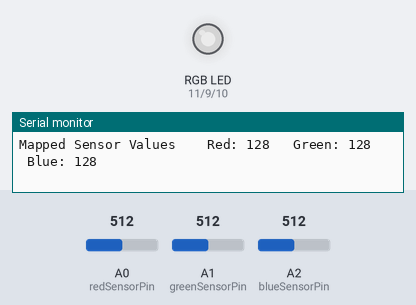
Bench run of a sketch on a simulated Arduino Uno, built with avr-gcc and run on an emulated ATmega328P. Parts: an RGB LED mixed from three pins (HIGH = lit), the last lines printed to the serial monitor. The inputs (shaded band) are chosen by the test bench; at power-on: A0 (redSensorPin) = 512, A1 (greenSensorPin) = 512, A2 (blueSensorPin) = 512. Dim RGB values are drawn brighter than linear.

Above: at 1.2 s.
1.3 s: A0 (redSensorPin) set to 412
At 2.9 s:
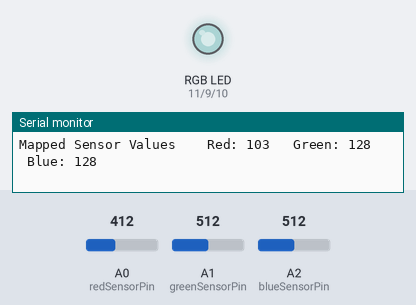
4.3 s: A0 (redSensorPin) set to 387
At 5.0 s:
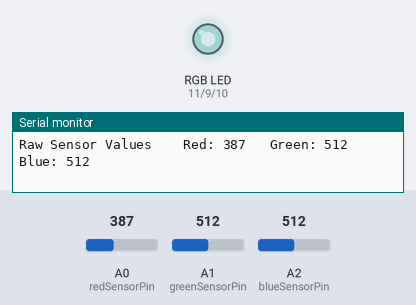
7.3 s: A1 (greenSensorPin) set to 414
At 8.4 s:
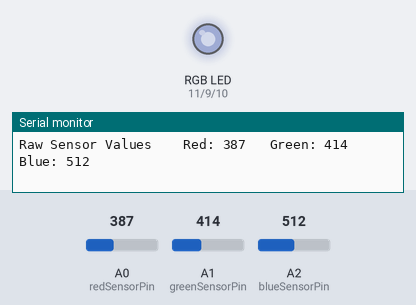
10.3 s: A1 (greenSensorPin) set to 393
At 11.4 s:
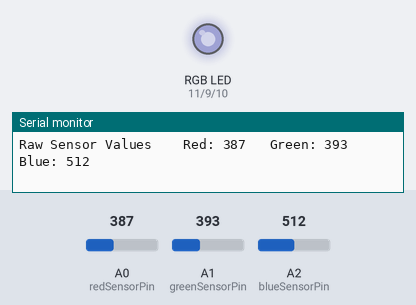
13.3 s: A2 (blueSensorPin) set to 407
At 13.8 s:
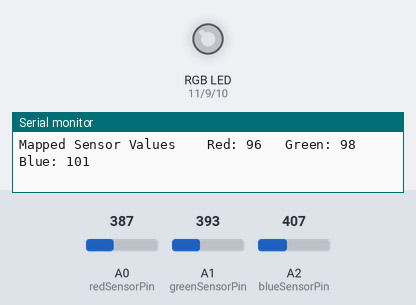
16.3 s: A2 (blueSensorPin) set to 392
At 17.4 s:
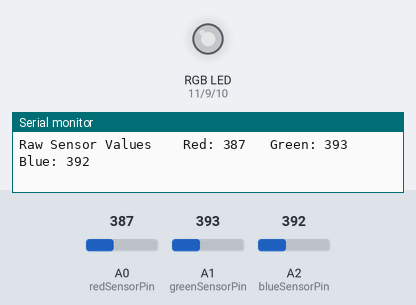
Timing chart, 0 to 19.3 s (numbered marks = the images above; inputs shaded):
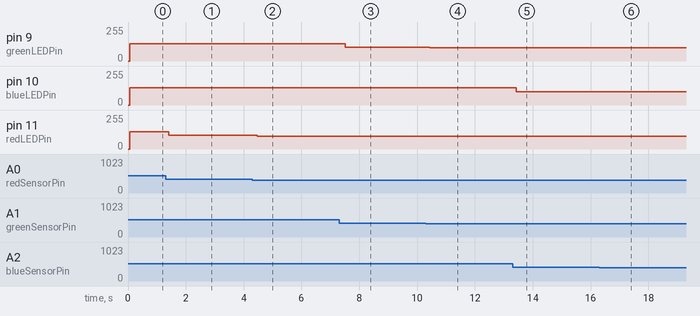

Measured:
- after the input at 1.3 s, pin 11 (redLEDPin): 128/255 → 103/255 after 0.12 s
- after the input at 4.3 s, pin 11 (redLEDPin): 103/255 → 96/255 after 0.18 s
- after the input at 7.3 s, pin 9 (greenLEDPin): 128/255 → 103/255 after 0.21 s
- after the input at 10.3 s, pin 9 (greenLEDPin): 103/255 → 98/255 after 0.13 s
- after the input at 13.3 s, pin 10 (blueLEDPin): 128/255 → 101/255 after 0.13 s
- after the input at 16.3 s, pin 10 (blueLEDPin): 101/255 → 98/255 after 0.14 s

The sketch:

colourMixingLamp.ino
```cpp
const int greenLEDPin = 9;
const int blueLEDPin = 10;
const int redLEDPin = 11;

const int redSensorPin = A0;
const int greenSensorPin = A1;
const int blueSensorPin = A2;

int redValue = 0;
int greenValue = 0;
int blueValue = 0;

int redSensorValue = 0;
int greenSensorValue = 0;
int blueSensorValue = 0;

void setup() {
  // open serial port
  Serial.begin(9600);

  // set output pins
  pinMode(greenLEDPin, OUTPUT);
  pinMode(redLEDPin, OUTPUT);
  pinMode(blueLEDPin, OUTPUT);

}

void loop() {
  // read sensor values
  redSensorValue = analogRead(redSensorPin);
  delay(5);
  greenSensorValue = analogRead(greenSensorPin);
  delay(5);
  blueSensorValue = analogRead(blueSensorPin);

  // print raw values
  Serial.print("Raw Sensor Values \t Red: ");
  Serial.print(redSensorValue);
  Serial.print("\t Green: ");
  Serial.print(greenSensorValue);
  Serial.print("\t Blue: ");
  Serial.println(blueSensorValue);

  // convert sensor values
  redValue = redSensorValue / 4;
  greenValue = greenSensorValue / 4;
  blueValue = blueSensorValue / 4;

  // print converted values
  Serial.print("Mapped Sensor Values \t Red: ");
  Serial.print(redValue);
  Serial.print("\t Green: ");
  Serial.print(greenValue);
  Serial.print("\t Blue: ");
  Serial.println(blueValue);

  // set LED light levels
  analogWrite(redLEDPin, redValue);
  analogWrite(greenLEDPin, greenValue);
  analogWrite(blueLEDPin, blueValue);

}
```
